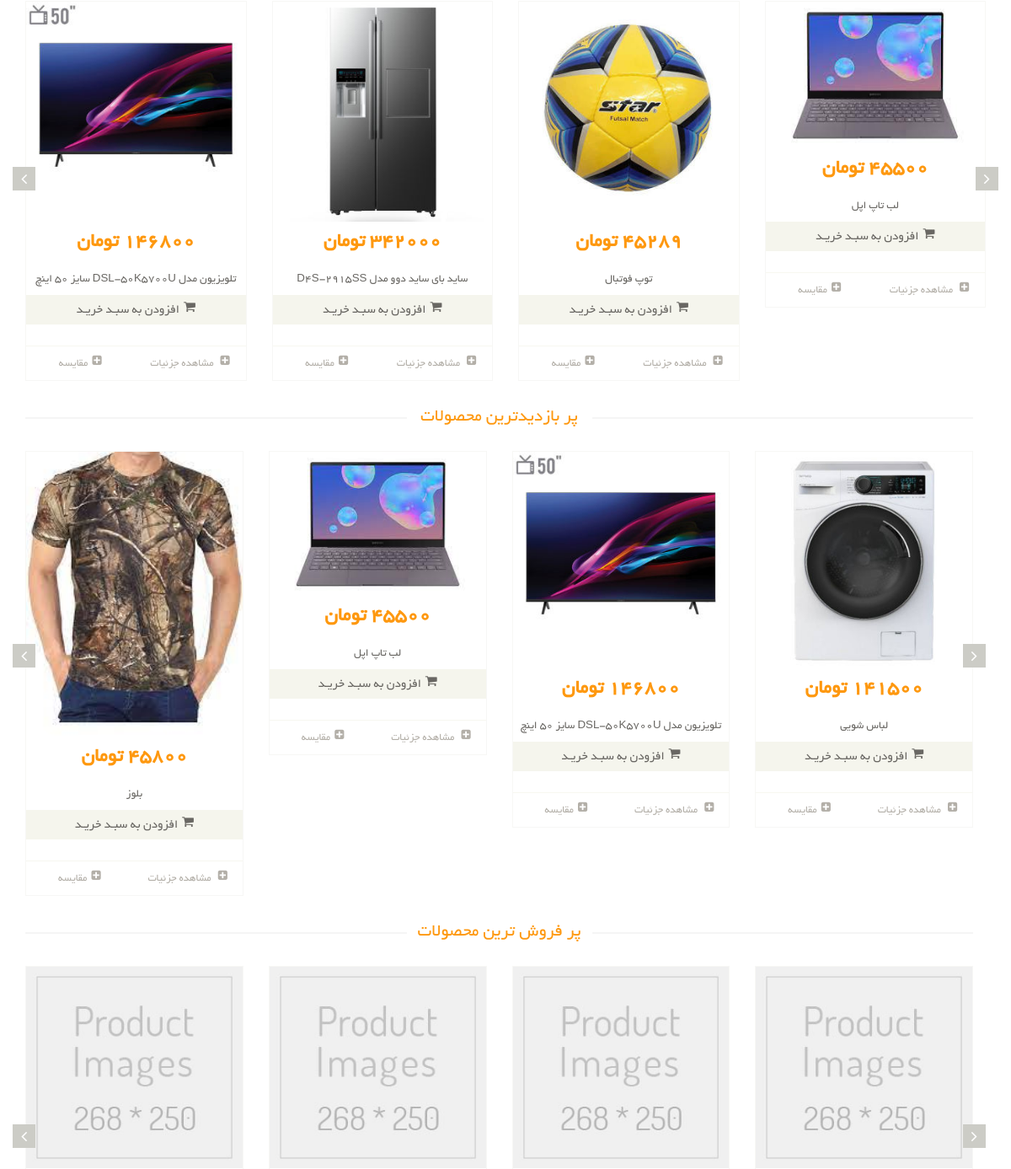
Before: / (middle part) with the older database file.
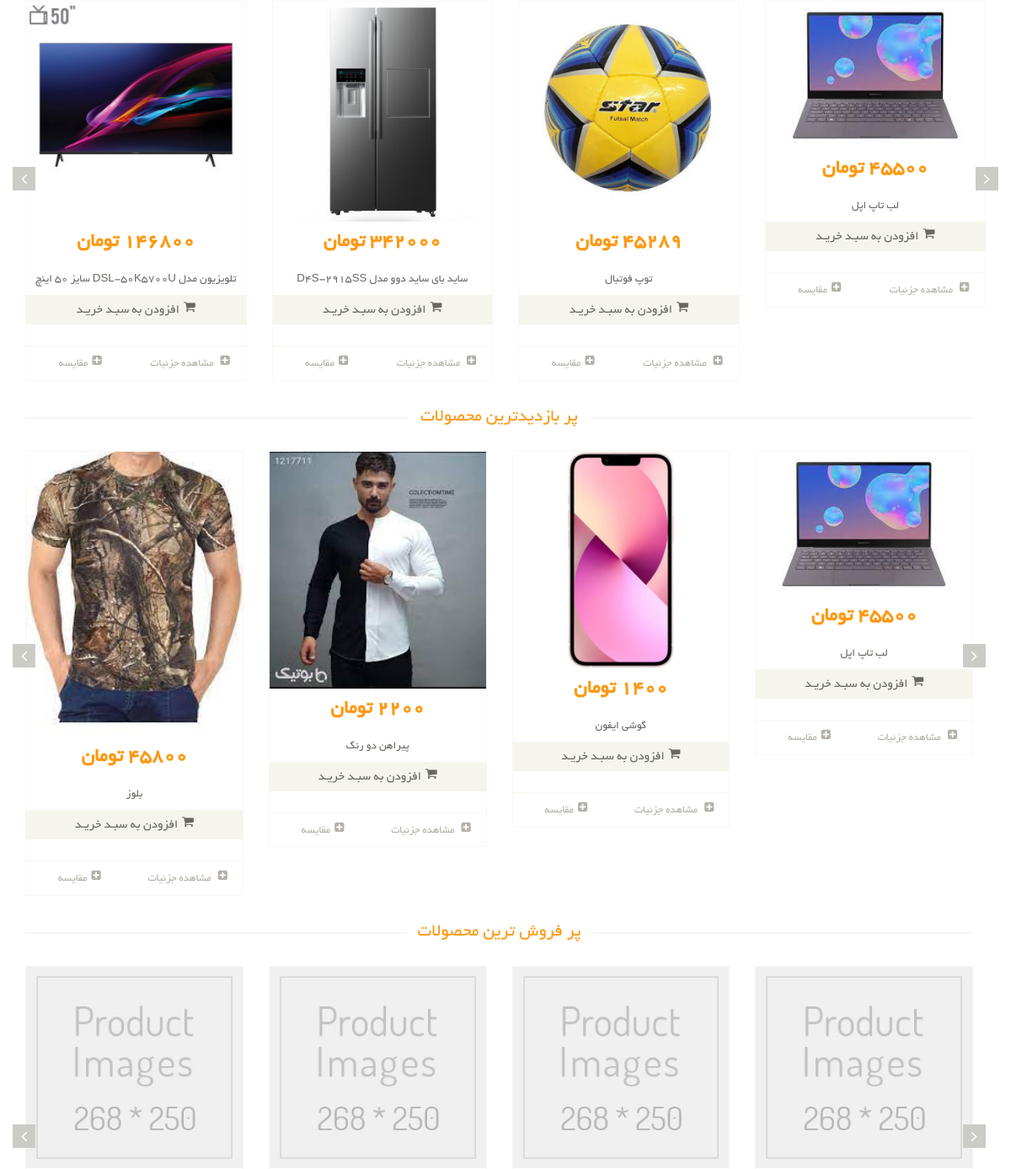
After: the same page with the newer database file.
### product/models.py (models this page shows, shortened)
class Product(models.Model):
    title = models.CharField(max_length=100, verbose_name='عنوان محصول')
    category = models.ManyToManyField(
        ProductCategory,
        related_name='product_categories',
        verbose_name='دسته بندی ها')
    image = models.ImageField(upload_to='images/products', null=True, blank=True, verbose_name='تصویر محصول')
    brand = models.ForeignKey(
                ProductBrand,
                on_delete=models.CASCADE,
                verbose_name='برند',
                null=True, blank=True
    )
    price = models.IntegerField(verbose_name='قیمت')
    short_description = models.TextField(
        null=True, db_index=True, verbose_name='توضیح کوتاه')
    description = models.TextField(
        null=True,  db_index=True, verbose_name='توضیح اصلی')
    is_active = models.BooleanField(
        default=False, verbose_name='فعال / غیر فعال')
    slug = models.SlugField(
        default='',
        null=False,
        db_index=True,
        blank=True,
        max_length=255,
        unique=True,
        verbose_name='عنوان در url'
    )
    is_delete = models.BooleanField(verbose_name='حذف شده / نشده')
    def get_absolute_url(self):
        return reverse('product-detail', args=[self.slug])
    class Meta:
        verbose_name = ' محصول'
        verbose_name_plural = '  محصول ها'

### home_module/views.py (the view)
# urls.py: path('', views.HomeView.as_view(), name='home_page'),
class HomeView(TemplateView):
   template_name = 'home_module/index_page.html'
   def get_context_data(self, **kwargs):
        context = super().get_context_data(**kwargs)
        sliders = Slider.objects.filter(is_active=True)
        context['sliders'] = sliders
        latest_products = Product.objects.filter(is_active=True, is_delete=False).order_by('-id')[:12]
        most_visit_products = Product.objects.filter(is_active=True, is_delete=False).annotate(visit_count=Count('productvisit')).order_by('-visit_count')[:12]
        context['latest_products'] = group_list(latest_products)
        context['most_visit_products'] = group_list(most_visit_products)
        categories = list(ProductCategory.objects.annotate(products_count=Count('product_categories')).filter(is_active=True, is_delete=False, products_count__gt=0)[:6])
        categories_products = []
        for category in categories:
            item = {
                'id': category.id,
                'title': category.title,
                'products': list(category.product_categories.all())
            }
            categories_products.append(item)
        context['categories_products'] = categories_products
        return context

### polls/templatetags/poll_extras.py (called while the page is built)
@register.filter(name='three_digit_currency')
def three_digit_currency(value:int):
    return '{:,}'.format(value) + 'تومان'

### utils/convertors.py (called while the page is built)
def group_list(custom_list, size=4):
    grouped_list = []
    for i in range(0, len(custom_list), size):
        grouped_list.append(custom_list[i:i + size])
    return grouped_list

### home_module/templates/home_module/index_page.html (shortened to what the changed rows need)
{% extends 'shared/_layout.html' %}
{% load thumbnail %}
{% load poll_extras %}
{% block content %}
<section>
    <div class="container">
        <div class="row">
            <div class="recommended_items">
                    <div id="recommended-item-carousel" class="carousel slide" data-ride="carousel">
                        <div class="carousel-inner">
                            {% for group in latest_products  %}
                            <div class="item {% if forloop.first %}active{% endif %}">
                                {% for product in group %}
                                    {% include 'includes/product_item_partiales.html' with product=product col_size=3 %}
                                {% endfor %}
                            </div>
                            {% endfor %}
                        </div>
                    </div>
                </div>
            <div class="col-sm-12 padding-right">
                <div class="features_items">
                    <a href="shop-2.html"><h2 class="title text-center">پر بازدیدترین محصولات</h2></a>
                        <div id="new-item-carousel" class="carousel slide" data-ride="carousel">
                        <div class="carousel-inner">
                        {% for group in most_visit_products %}
                        <div class="item {% if forloop.first %} active {% endif %}">
                            {% for product in group %}
                                {% include 'includes/product_item_partiales.html' with product=product col_size=3 %}
                            {% endfor %}
                        </div>
                        {% endfor %}
                </div>
                </div>
                </div>
                <div class="features_items">
                    <a href="shop.html"><h2 class="title text-center">پر فروش ترین محصولات</h2></a>
                </div>
            </div>
        </div>
    </div>
</section>
{% endblock  %}

### product/templates/includes/product_item_partiales.html (shortened to what this page needs)
{% load thumbnail %}
<div class="col-sm-{{ col_size }}">
    <div class="product-image-wrapper">
        <div class="single-products">
            <div class="productinfo text-center">
                {% if product.image %}
                    {% thumbnail product.image "268x250" crop='center' qulity=90 as im %}
                        <img src="{{ im.url }}">
                    {% endthumbnail %}
                {% else %}
                    <img src="images/shop/product.jpg" alt="">
                {% endif %}
                <h2>{{product.price }} تومان</h2>
                <p>{{product.title }}</p>
                <a href="#" class="btn btn-default add-to-cart"><i class="fa fa-shopping-cart"></i>افزودن به سبـد خریـد</a>
            </div>
            <div class="product-overlay">
                <div class="overlay-content">
                </div>
            </div>
        </div>
        <div class="choose">
            <ul class="nav nav-pills nav-justified">
                <li><a href="{{ product.get_absolute_url }}"><i class="fa fa-plus-square"></i> مشاهده جزئیات</a></li>
                <li><a href=""><i class="fa fa-plus-square"></i>مقایسه</a></li>
            </ul>
        </div>
    </div>
</div>

Changed rows visible on the page:
no longer on one of the page's lists (row unchanged): Product: price "146800", title "تلویزیون مدل DSL-50K5700U سایز 50 اینچ"
no longer on this page (row unchanged): Product: shows a picture, price "141500", title "لباس شویی"
now on this page (row unchanged): Product: shows a picture, price "2200", title "پیراهن دو رنگ"
now on this page (row edited): Product: shows a picture, price "1400", title "گوشی ایفون"
